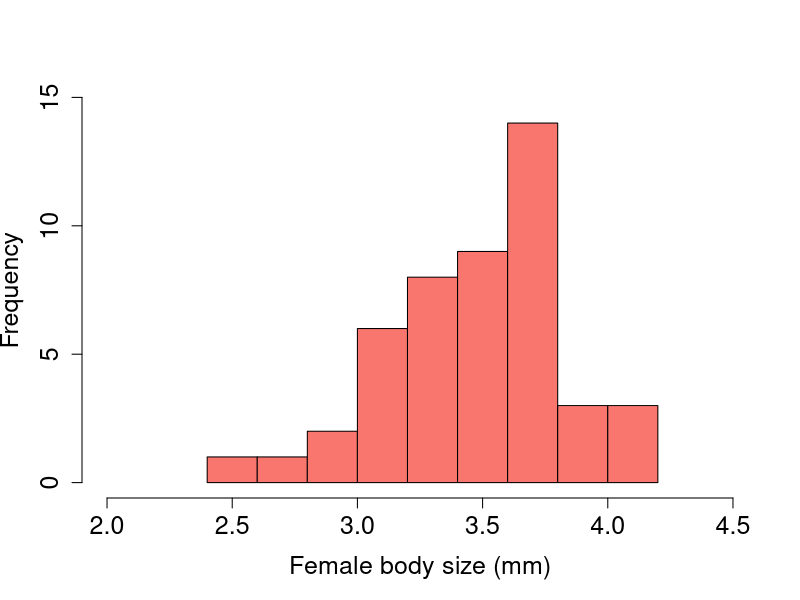
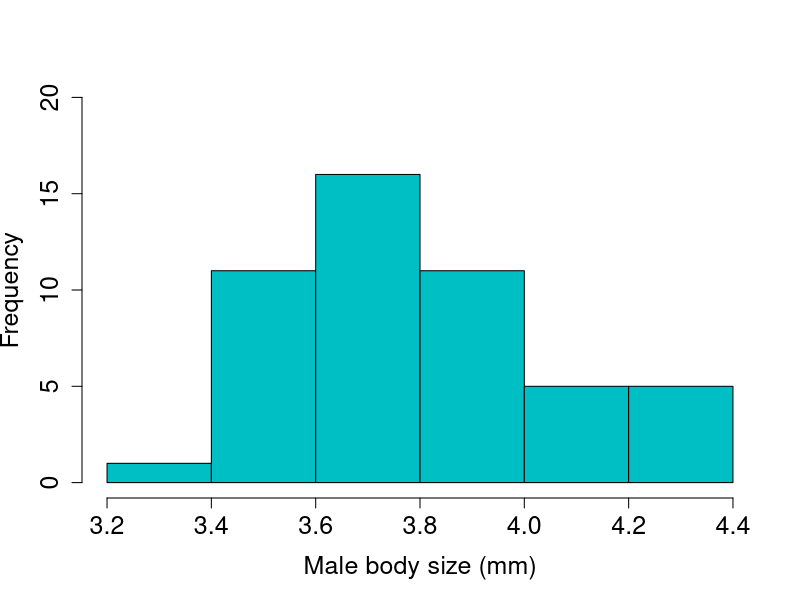

These figures' R source, in order: (Note: this script raises an error after producing the figures.)
#data sheet in Kruskal-wallis folder, hence:
setwd("/Users/kaixin/Beetle_KaiXin_SexualSizeDimorphism/Kruskal-Wallis test")

library(ggplot2)
library(dplyr)

################################For CCNR########################################
CCNR <- read.csv("CCNR.csv")
males <- dplyr::filter(CCNR, Sex == "M")
malesBS <- as.numeric(males$BS)
str(malesBS)
females <- dplyr::filter(CCNR, Sex == "F")
femalesBS <- as.numeric(females$BS)
str(femalesBS)

#nicer histogram
#for females:
hist(femalesBS,col="#F8766D",ylim=c(0,15),xlim=c(2,4.5),main=NULL, xlab="Female body size (mm)", cex.lab=1.5,cex.axis=1.5)
#males:
hist(malesBS,col="#00BFC4",ylim=c(0,20),main=NULL,xlab="Male body size (mm)", cex.lab=1.5,cex.axis=1.5)

#density
ccnr<-ddply(CCNR,"Sex",summarise, BodySize.mean=mean(BS))
ggplot(CCNR, aes(x=BS, colour=Sex)) + xlab("Body size (mm)")+ geom_density()+geom_vline(data=ccnr, aes(xintercept=BodySize.mean,  colour=Sex),linetype="dashed", size=1)+ theme_classic() + theme(text=element_text(size=20))

################################For Ubin########################################
Ubin <- read.csv("PU.csv")
males <- dplyr::filter(Ubin, Sex == "M")
malesBS <- as.numeric(males$BS)
str(malesBS)
females <- dplyr::filter(Ubin, Sex == "F")
femalesBS <- as.numeric(females$BS)
str(femalesBS)

#nicer histogram
#for females:
hist(femalesBS,col="#F8766D",ylim=c(0,15),xlim=c(2,4.5),main=NULL, xlab="Female body size (mm)", cex.lab=1.5,cex.axis=1.5)
#males:
hist(malesBS,col="#00BFC4",ylim=c(0,20),xlim=c(3.2,4.4),main=NULL,xlab="Male body size (mm)", cex.lab=1.5,cex.axis=1.5)

#density
pu<-ddply(Ubin,"Sex",summarise, BodySize.mean=mean(BS))
ggplot(Ubin, aes(x=BS, colour=Sex)) + xlab("Body size (mm)")+ geom_density()+geom_vline(data=pu, aes(xintercept=BodySize.mean,  colour=Sex),linetype="dashed", size=1)+ theme_classic() + theme(text=element_text(size=20))

################################For CPM########################################
CPM <- read.csv("MYmainland.csv")
males <- dplyr::filter(CPM, Sex == "M")
malesBS <- as.numeric(males$BS)
str(malesBS)
females <- dplyr::filter(CPM, Sex == "F")
femalesBS <- as.numeric(females$BS)
str(femalesBS)

#nicer histogram
#for females:
hist(femalesBS,col="#F8766D",ylim=c(0,20),xlim=c(2.5,4.5),main=NULL, xlab="Female body size (mm)", cex.lab=1.5,cex.axis=1.5)
#males:
hist(malesBS,col="#00BFC4",ylim=c(0,20),main=NULL,xlab="Male body size (mm)", cex.lab=1.5,cex.axis=1.5)

#density
cpm<-ddply(CPM,"Sex",summarise, BodySize.mean=mean(BS))
ggplot(CPM, aes(x=BS, colour=Sex)) + xlab("Body size (mm)")+ geom_density()+geom_vline(data=cpm, aes(xintercept=BodySize.mean,  colour=Sex),linetype="dashed", size=1)+ theme_classic() + theme(text=element_text(size=20))


################################For Langkawi########################################
Langkawi <- read.csv("Langkawi.csv")
males <- dplyr::filter(Langkawi, Sex == "M")
malesBS <- as.numeric(males$BS)
str(malesBS)
females <- dplyr::filter(Langkawi, Sex == "F")
femalesBS <- as.numeric(females$BS)
str(femalesBS)

#nicer histogram
#for females:
hist(femalesBS,col="#F8766D",ylim=c(0,60),xlim=c(2.5,4.5),main=NULL, xlab="Female body size (mm)", cex.lab=1.5,cex.axis=1.5)
#males:
hist(malesBS,col="#00BFC4",ylim=c(0,30),xlim=c(3.25,4.6),main=NULL,xlab="Male body size (mm)", cex.lab=1.5,cex.axis=1.5)

#density
langkawi<-ddply(Langkawi,"Sex",summarise, BodySize.mean=mean(BS))
ggplot(Langkawi, aes(x=BS, colour=Sex)) + xlab("Body size (mm)")+ geom_density()+geom_vline(data=langkawi, aes(xintercept=BodySize.mean,  colour=Sex),linetype="dashed", size=1)+ theme_classic() + theme(text=element_text(size=20))




